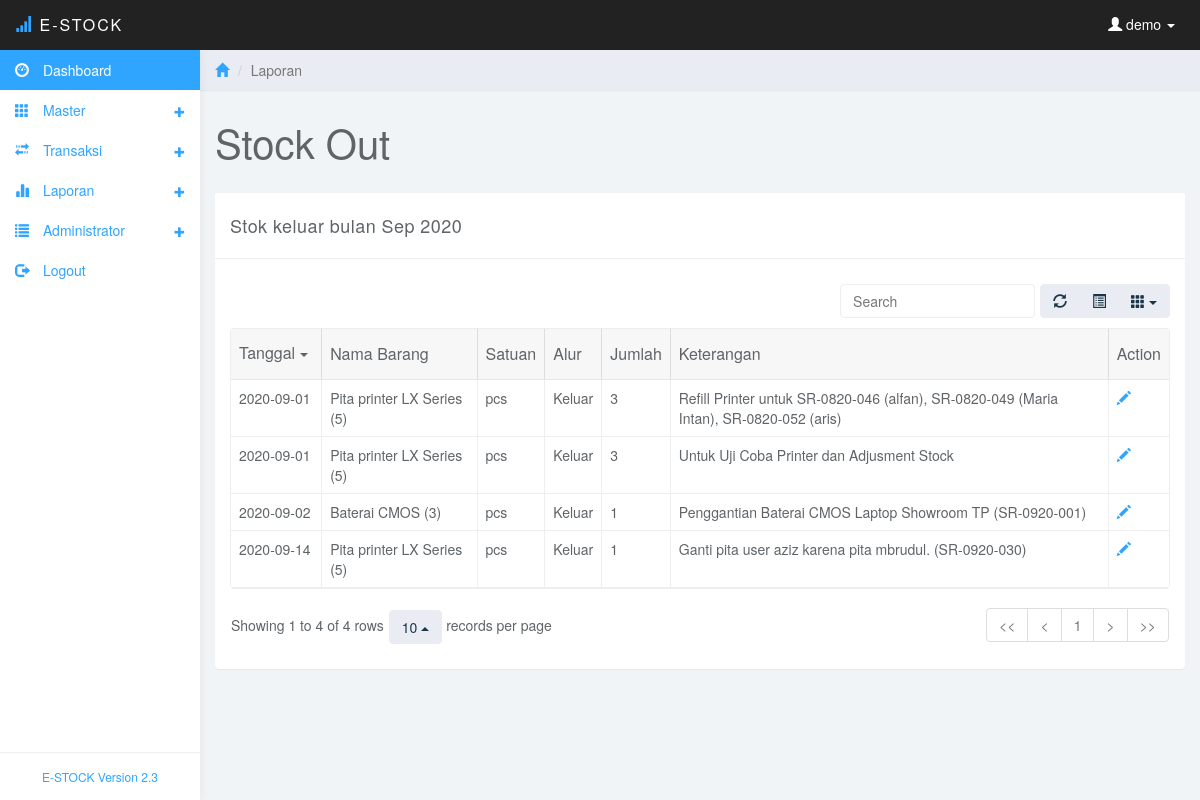
Page /laporan4.php (signed in) on the committed database.
### tables this page shows
CREATE TABLE `transaksi` (
  `id_transaksi` int(11) NOT NULL,
  `tgl_transaksi` date NOT NULL,
  `jenis_transaksi` varchar(6) NOT NULL,
  `id_barang` int(11) NOT NULL,
  `id_gudang` int(11) NOT NULL,
  `no_do` varchar(50) NOT NULL,
  `jumlah` int(11) NOT NULL,
  `keterangan` varchar(100) NOT NULL
);

CREATE TABLE `barang` (
  `id_barang` int(11) NOT NULL,
  `nama_barang` varchar(50) NOT NULL,
  `satuan` varchar(10) NOT NULL,
  `harga_beli` int(11) NOT NULL,
  `harga_jual` int(11) NOT NULL
);

### laporan4.php (the view, shortened to what this page needs)
<?php
include ("koneksi/koneksi.php");
$pengguna=$_SESSION['username'];
?>
<!DOCTYPE html>
<html>
<head>
<link href="css/bootstrap.min.css" rel="stylesheet">
<link href="css/datepicker3.css" rel="stylesheet">
<link href="css/bootstrap-table.css" rel="stylesheet">
<link href="css/styles.css" rel="stylesheet">
</head>
<body>
	<nav class="navbar navbar-inverse navbar-fixed-top" role="navigation">
		<div class="container-fluid">
			<div class="navbar-header">
				<a class="navbar-brand" href="#"><span class="glyphicon glyphicon-signal"></span> E-Stock<span></span></a>
				<ul class="user-menu">
					<li class="dropdown pull-right">
						<a href="#" class="dropdown-toggle" data-toggle="dropdown"><span class="glyphicon glyphicon-user"></span>
						<?php
						echo " $pengguna";
						?>
						<span class="caret"></span></a>
					</li>
				</ul>
			</div>
		</div>
	</nav>
	<?php
	include("menu.php");
	?>
	<div class="col-sm-9 col-sm-offset-3 col-lg-10 col-lg-offset-2 main">
		<div class="row">
			<ol class="breadcrumb">
				<li><a href="#"><span class="glyphicon glyphicon-home"></span></a></li>
				<li class="active">Laporan</li>
			</ol>
		</div>
		<div class="row">
			<div class="col-lg-12">
				<h1 class="page-header">Stock Out</h1>
			</div>
		</div>
		<div class="row">
			<div class="col-lg-12">
				<div class="panel panel-default">
					<div class="panel-heading">Stok keluar bulan <?php echo date("M Y"); ?></div>
					<div class="panel-body">
						<table data-toggle="table" data-url="tables/data1.json"  data-show-refresh="true" data-show-toggle="true" data-show-columns="true" data-search="true" data-select-item-name="toolbar1" data-pagination="true" data-sort-name="tgl" data-sort-order="desc">
						    <thead>
						    <tr>
						        <th data-field="tgl" data-sortable="true">Tanggal</th>
						        <th data-field="nama"  data-sortable="true">Nama Barang</th>
								<th data-field="seater"  data-sortable="true">Satuan</th>
						        <th data-field="jenis" data-sortable="true">Alur</th>
								<th data-field="qty" data-sortable="true">Jumlah</th>
								<th data-field="ket" data-sortable="true">Keterangan</th>
								<th data-field="action">Action</th>
							</tr>
							</thead>
							<tbody>
							<?php
							$sqltrx="select t.id_transaksi,t.tgl_transaksi,t.jenis_transaksi,t.id_barang,t.jumlah,t.keterangan,b.nama_barang,b.satuan from transaksi t, barang b where (t.id_barang=b.id_barang) and (month(t.tgl_transaksi)=month(now())) and (t.jenis_transaksi='Keluar') order by t.id_transaksi desc";
							$querytrx=mysqli_query($con,$sqltrx);
							while ($datatrx=mysqli_fetch_array($querytrx))
							{
							echo '
							<tr>
						        <td data-field="tgl" data-sortable="true">'.$datatrx['tgl_transaksi'].'</td>
						        <td data-field="nama"  data-sortable="true">'.$datatrx['nama_barang'].'</td>
								 <td data-field="satuan"  data-sortable="true">'.$datatrx['satuan'].'</td>
								<td data-field="jenis"  data-sortable="true">'.$datatrx['jenis_transaksi'].'</td>
						        <td data-field="qty" data-sortable="true">'.$datatrx['jumlah'].'</td>
								<td data-field="ket" data-sortable="true">'.$datatrx['keterangan'].'</td>
								<td data-field="action"><a href="edit-transaksi.php?idt='.$datatrx['id_transaksi'].'&idb='.$datatrx['id_barang'].'"><span class="glyphicon glyphicon-pencil" title="Edit keterangan"></a></td>
						    </tr>';
							}
							?>
						    </tbody>
						</table>
					</div>
				</div>
			</div>
		</div>
	</div>
</body>
</html>

### css/styles.css (style rules this page uses)
body { background: #f1f4f7; padding-top: 50px; color: #5f6468; }
a, a:hover, a:focus { color: #30a5ff; }
h1, h2, h3, h4, h5, h6 { color: #5f6468; }
h1 { font-weight: 300; font-size: 40px; }
.navbar-header .navbar-brand { color: #fff; font-size: 16px; text-transform: uppercase; font-weight: 500; letter-spacing: 2px; }
.navbar-header .navbar-brand span { color: #30a5ff; }
.panel { border: 0; }
.panel-heading { font-size: 18px; font-weight: 300; letter-spacing: 0.025em; height: 66px; line-height: 45px; }
.panel-default .panel-heading { background: #fff; border-bottom: 1px solid #eee; color: #5f6468; }
.navbar { border: 0; }
.user-menu { display: inline-block; margin-top: 14px; margin-right: 10px; float: right; list-style: none; padding: 0; }
.user-menu a { color: #fff; }
@media (min-width: 768px) { .navbar-header { width: 100%; } }
.breadcrumb { border-radius: 0; padding: 10px 15px; background: #e9ecf2; box-shadow: 0 1px 1px rgba(0, 0, 0, .05); margin: 0 ; }
h1.page-header { margin-top: 30px; border-bottom: 0; }
.table { background: #fff; }

### rows in the picture
transaksi: tgl_transaksi "2020-09-14", id_barang.nama_barang "Pita printer LX Series (5)", id_barang.satuan "pcs", jenis_transaksi "Keluar", jumlah "1", keterangan "Ganti pita user aziz karena pita mbrudul. (SR-0920-030)"
transaksi: tgl_transaksi "2020-09-02", id_barang.nama_barang "Baterai CMOS (3)", id_barang.satuan "pcs", jenis_transaksi "Keluar", jumlah "1", keterangan "Penggantian Baterai CMOS Laptop Showroom TP (SR-0920-001)"
transaksi: tgl_transaksi "2020-09-01", id_barang.nama_barang "Pita printer LX Series (5)", id_barang.satuan "pcs", jenis_transaksi "Keluar", jumlah "3", keterangan "Untuk Uji Coba Printer dan Adjusment Stock"
transaksi: tgl_transaksi "2020-09-01", id_barang.nama_barang "Pita printer LX Series (5)", id_barang.satuan "pcs", jenis_transaksi "Keluar", jumlah "3", keterangan "Refill Printer untuk SR-0820-046 (alfan), SR-0820-049 (Maria Intan), SR-0820-052 (aris)"

### other values in the picture
$pengguna "demo"
